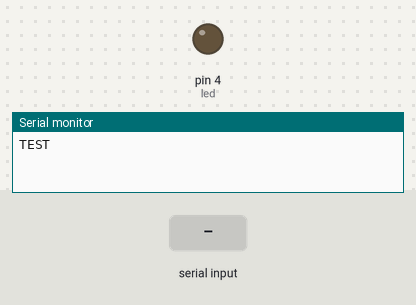
The sketch below on a simulated Arduino Uno, built with avr-gcc and run on an emulated ATmega328P. On the bench: output pins drawn as LEDs (lit = HIGH), the last lines printed to the serial monitor. The inputs (shaded band) are chosen by the test bench.

Above: at 1.2 s.
1.3 s: "an" received over Serial
At 2.5 s:
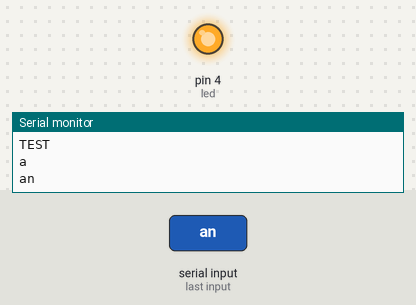
2.8 s: "aus" received over Serial
At 4.2 s:
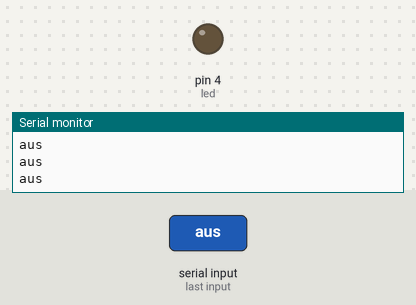
Timing chart, 0 to 5.8 s (numbered marks = the images above; inputs shaded):
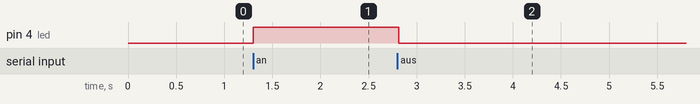

Measured:
- after the input at 1.3 s, pin 4 (led): LOW → HIGH at once
- after the input at 2.8 s, pin 4 (led): HIGH → LOW at once

The sketch:

LEDSKETCH.ino
```cpp
char command;
String string;
boolean ledon = false;
#define led 4

  void setup()
  {
    Serial.begin(9600);
    Serial.println("TEST");
    pinMode(led, OUTPUT);
  }

  void loop()
  {
    if (Serial.available() > 0) {
      string = "";
    }

    while(Serial.available() > 0)
    {
      command = ((byte)Serial.read());
      string += command;
      Serial.println(string);
      delay(1);
    }

    if(string == "an")
    {
        ledOn();
        ledon = true;
    }

    if(string =="aus")
    {
        ledOff();
        ledon = false;
        Serial.println(string);
    }
 }

void ledOn()
   {
      analogWrite(led, 255);
      delay(10);
    }

 void ledOff()
 {
      analogWrite(led, 0);
      delay(10);
 }
```
